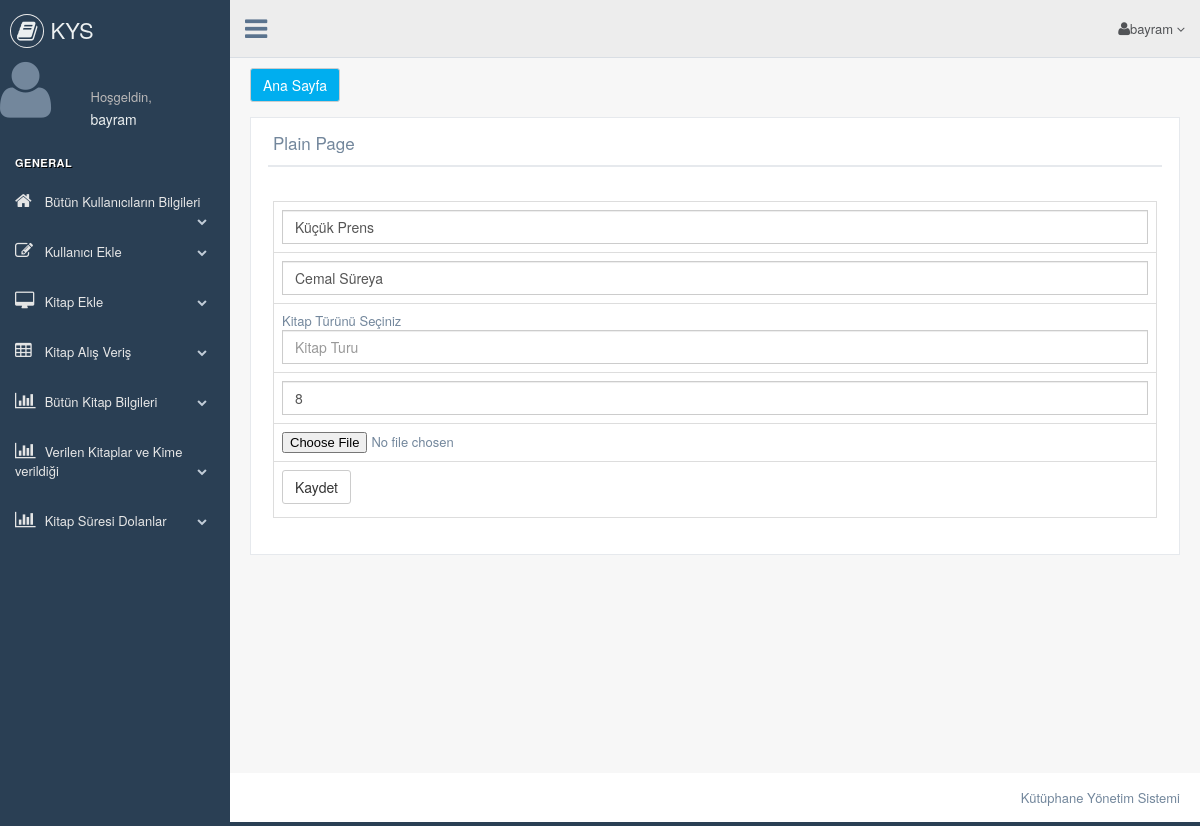
Page /update.php?id=1 (signed in) on the committed database.
### tables this page shows
CREATE TABLE `tbl_admin_kayit` (
  `id` int(11) NOT NULL,
  `ad` varchar(50) NOT NULL,
  `soyad` varchar(50) NOT NULL,
  `username` varchar(50) NOT NULL,
  `password` varchar(50) NOT NULL,
  `email` varchar(50) NOT NULL,
  `tel` varchar(11) NOT NULL
);

CREATE TABLE `tbl_kitap` (
  `id` int(11) NOT NULL,
  `kitap_image` varchar(500) NOT NULL,
  `kitap_ad` varchar(50) NOT NULL,
  `yazar_ad` varchar(50) NOT NULL,
  `kitap_sayisi` int(11) NOT NULL,
  `turu` varchar(50) NOT NULL
);

### update.php (the view, shortened to what this page needs)
<?php
include "header.php";
include 'connection.php';
$sql = "select * from tbl_kitap where id=" . $_GET['id'];
$res=mysqli_query($link, $sql);
while ($row=mysqli_fetch_array($res)){
    $deger = $row;
    break;
}
?>
<div class="right_col" role="main">
    <div class="">
        <div class="page-title">
            <div class="title_right">
                <div class="input-group">
                <center>
                    <form action="display_user_info.php" method="post">
                    <input class="btn btn-default submit"  type="submit" value="Ana Sayfa" style=" background-color: #00aeef;color:white;"/>
                    </form>
                </center>
                </div>
            </div>
        </div>
        <div class="clearfix"></div>
        <div class="row" style="min-height:500px">
            <div class="col-md-12 col-sm-12 col-xs-12">
                <div class="x_panel">
                    <div class="x_title">
                        <h2>Plain Page</h2>
                        <div class="clearfix"></div>
                    </div>
                    <div class="x_content">
                     <form name="form1" action="" method="post" enctype="multipart/form-data">
                        <table class="table table-bordered">
                            <tr>
                                <td>
                                    <input type="text" class="form-control" value="<?php echo $deger['kitap_ad']; ?>" placeholder="Kitap Adını Giriniz" name="kitap_ad" required="">
                                </td>
                            </tr>
                            <tr>
                                <td>
                                    <input type="text" class="form-control" value="<?php echo $deger['yazar_ad'] ?>" placeholder="Yazar İsmi" name="yazar_ad" required="">
                                </td>
                            </tr>
                            <tr>
                                <td>
                                 Kitap Türünü Seçiniz
                                 <input type="text" class="form-control" value="<?php echo $deger['turu']; ?>" placeholder="Kitap Turu" name="turu" required="">
                             </td>
                         </tr>
                         <tr>
                         	<td>
                         		<input type="text" class="form-control" value="<?php echo $deger['kitap_sayisi'];  ?>" placeholder="Kitap Sayısı" name="kitap_sayisi" required="">
                         	</td>
                         </tr>
                        <tr>
                            <td>
                                <input type="file" value=" <?php echo $deger['kitap_image'];  ?>" name="f1">
                            </td>
                        </tr>
                        <br>
                        <tr>
                            <td>
                                <input type="submit" name="submit1" class="btn btn-default submit" value="Kaydet">
                            </td>
                        </tr>
                    </table>
                </form>
            </div>
        </div>
    </div>
</div>
</div>
</div>
<?php
include "footer.php";
?>

### header.php (shortened to what this page needs)
        <?php
include 'connection.php';
$idim=$_SESSION['user_id'];
$sql="select * from tbl_admin_kayit where id=".$idim;
$res=mysqli_query($link,$sql);
while ($row=mysqli_fetch_array($res)) {
    break;
}
?>
<!DOCTYPE html>
<html lang="en">
<head>
    <link href="css/bootstrap.min.css" rel="stylesheet">
    <link href="css/font-awesome.min.css" rel="stylesheet">
    <link href="css/nprogress.css" rel="stylesheet">
    <link href="css/custom.min.css" rel="stylesheet">
</head>
<body class="nav-md">
<div class="container body">
    <div class="main_container">
        <div class="col-md-3 left_col">
            <div class="left_col scroll-view">
                <div class="navbar nav_title" style="border: 0;">
                    <a href="#" class="site_title"><i class="fa fa-book"></i> <span>KYS</span></a>
                </div>
                <div class="profile clearfix">
                    <div class="profile_pic">
                         <i class="fa fa-user fa-5x" aria-hidden="true"></i>
                    </div>
                    <div class="profile_info">
                        <span>Hoşgeldin,</span>
                        <h2><?php echo $row['ad']; ?></h2>
                    </div>
                    <div class="clearfix"></div>
                </div>
                <br/>
                <div id="sidebar-menu" class="main_menu_side hidden-print main_menu">
                    <div class="menu_section">
                        <h3>General</h3>
                        <ul class="nav side-menu">
                            <li><a href="display_user_info.php"><i class="fa fa-home"></i> Bütün Kullanıcıların Bilgileri <span class="fa fa-chevron-down"></span></a>
                            </li>
                            <li><a href="add_users.php" ><i class="fa fa-edit"></i> Kullanıcı Ekle <span class="fa fa-chevron-down"></span></a>
                            </li>
                            <li><a href="add_books.php"><i class="fa fa-desktop"></i> Kitap Ekle <span
                                        class="fa fa-chevron-down"></span></a>
                            </li>
                            <li><a href="kitap_alis_veris.php"><i class="fa fa-table"></i> Kitap Alış Veriş <span class="fa fa-chevron-down"></span></a>
                            </li>
                            <li><a href="display_books_info.php"><i class="fa fa-bar-chart-o"></i> Bütün Kitap Bilgileri <span
                                        class="fa fa-chevron-down"></span></a>
                            </li>
                            <li><a href="verilen_kitaplar.php"><i class="fa fa-bar-chart-o"></i> Verilen Kitaplar ve Kime verildiği <span
                                        class="fa fa-chevron-down"></span></a>
                            </li>
                            <li><a href="suresi_dolanlar.php"><i class="fa fa-bar-chart-o"></i> Kitap Süresi Dolanlar <span
                                        class="fa fa-chevron-down"></span></a>
                            </li>
                        </ul>
                    </div>
                </div>
            </div>
        </div>
        <div class="top_nav">
            <div class="nav_menu">
                <nav>
                    <div class="nav toggle">
                        <a id="menu_toggle"><i class="fa fa-bars"></i></a>
                    </div>
                    <ul class="nav navbar-nav navbar-right">
                        <li class="">
                            <a href="javascript:;" class="user-profile dropdown-toggle" data-toggle="dropdown"
                               aria-expanded="false">
                                <i class="fa fa-user fa-3x" aria-hidden="true"><br></i><?php echo $row['username'];?>
                                <span class=" fa fa-angle-down"></span>
                            </a>
                        </li>
                        <li role="presentation" class="dropdown">
                            <a href="javascript:;" class="dropdown-toggle info-number" data-toggle="dropdown"
                               aria-expanded="false">
                            </a>
                        </li>
                    </ul>
                </nav>
            </div>
        </div>

### rows in the picture
tbl_admin_kayit: ad "bayram", username "bayram"
tbl_kitap: kitap_ad "Küçük Prens", yazar_ad "Cemal Süreya", kitap_sayisi "8"
